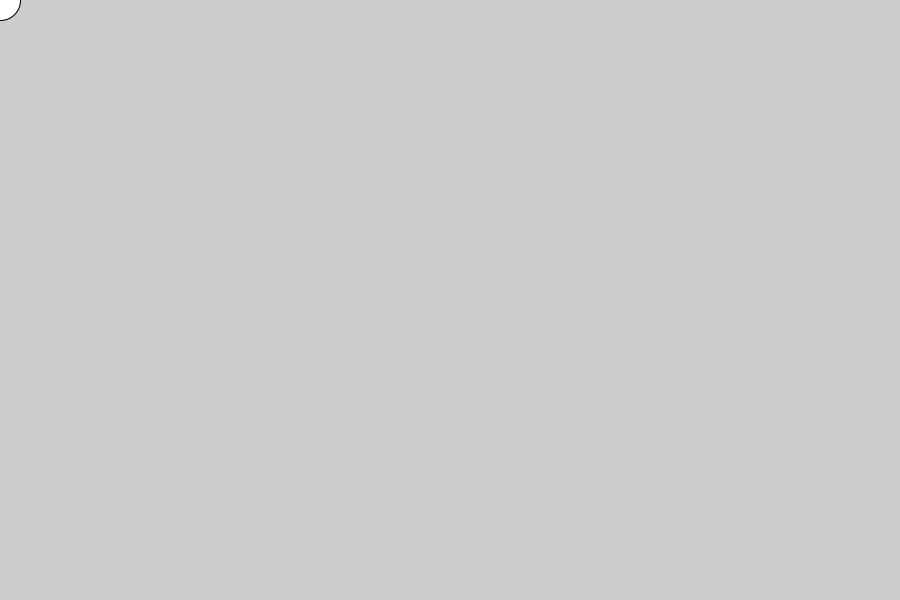
Frame 1 (no input)
Frame 60 (the mouse pressed at the canvas centre just before this capture): identical to frame 1, image omitted
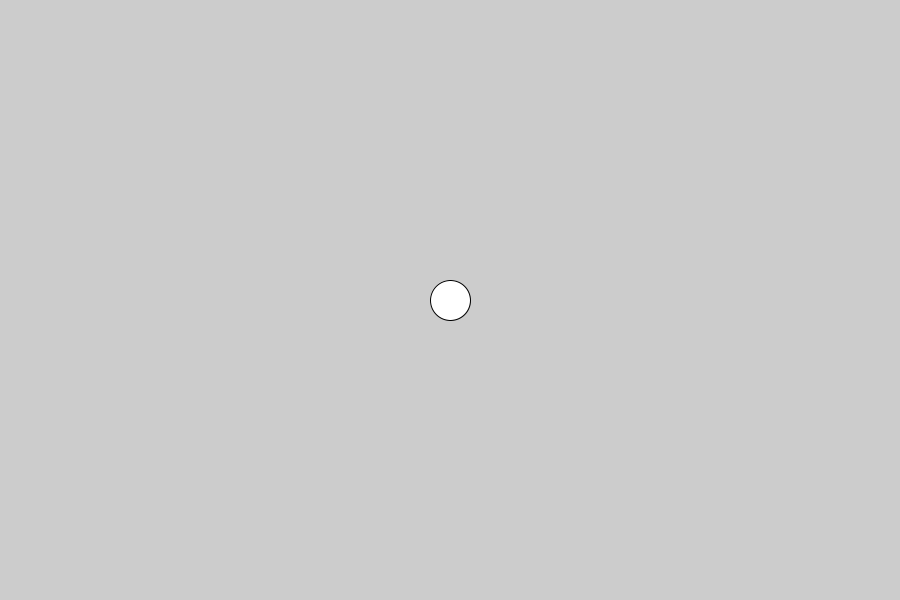
Frame 120 (the mouse held since frame 60 and released just before this capture)

The Processing sketch that drew these frames (run headless with seeded random() and noise(); from frame 60 on, the mouse is pressed at the canvas centre):

// Processing sketch: ART331_31_BasicTransformations01
// ── ART331_31_BasicTransformations01.pde
void setup() {
  size(900, 600);
}

void draw() {
  background(204);
  translate(mouseX, mouseY);
  ellipse(0, 0, 40, 40);
}
